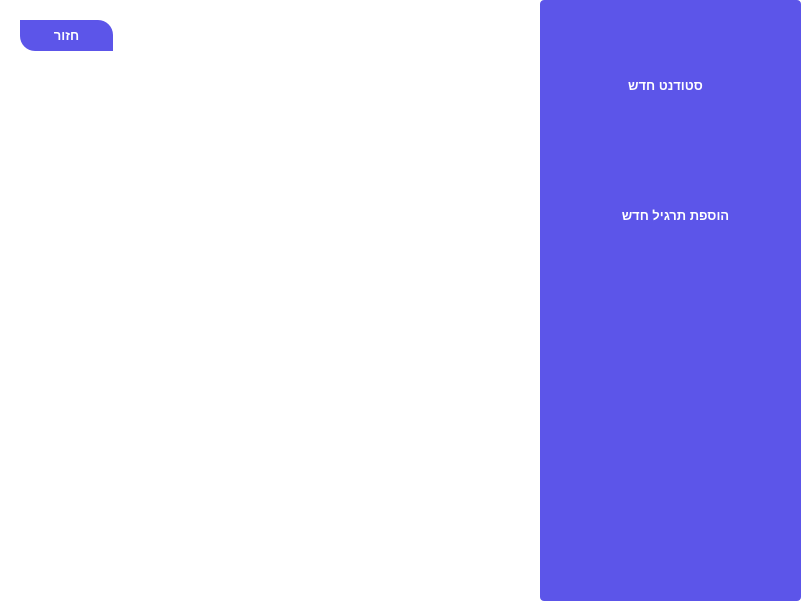
    <widget class="QWidget" name="page_5">
     <property name="styleSheet">
      <string notr="true">background-color: #fff;
	color: red;
</string>
     </property>
     <widget class="QListView" name="listView_9">
      <property name="geometry">
       <rect>
        <x>540</x>
        <y>0</y>
        <width>261</width>
        <height>601</height>
       </rect>
      </property>
      <property name="styleSheet">
       <string notr="true">background-color: #5c55e9;
	color: #fff;
	font-size: 14px;
	font-weight: bold;
	show-decoration-selected: 0;
	border-radius: 4px;
	padding-left: -15px;
	padding-right: -15px;
	padding-top: 5px;</string>
      </property>
     </widget>
     <widget class="QLabel" name="label_16">
      <property name="geometry">
       <rect>
        <x>-10</x>
        <y>-10</y>
        <width>541</width>
        <height>601</height>
       </rect>
      </property>
      <property name="styleSheet">
       <string notr="true"> image: url(&quot;:/images/Lec4.jpg&quot;);</string>
      </property>
      <property name="text">
       <string/>
      </property>
     </widget>
     <widget class="QPushButton" name="pushButton_33">
      <property name="geometry">
       <rect>
        <x>20</x>
        <y>20</y>
        <width>93</width>
        <height>31</height>
       </rect>
      </property>
      <property name="styleSheet">
       <string notr="true">QPushButton
{
	background-color: #5c55e9;
	color: #fff;
	font-size: 13px;
	font-weight: bold;
	border-top-right-radius: 15px;
	border-top-left-radius: 0px;
	border-bottom-right-radius: 0px;
	border-bottom-left-radius: 15px;
	padding: 10px;

}


QPushButton::disabled
{
	background-color: #5c5c5c;

}


QPushButton::hover
{
	background-color: #5564f2;

}


QPushButton::pressed
{
	background-color: #3d4ef2;

}
</string>
      </property>
      <property name="text">
       <string>חזור</string>
      </property>
     </widget>
     <widget class="QPushButton" name="pushButton_31">
      <property name="geometry">
       <rect>
        <x>590</x>
        <y>190</y>
        <width>171</width>
        <height>51</height>
       </rect>
      </property>
      <property name="styleSheet">
       <string notr="true">QPushButton
{
	background-color: #5c55e9;
	color: #fff;
	font-size: 13px;
	font-weight: bold;
	border-top-right-radius: 15px;
	border-top-left-radius: 0px;
	border-bottom-right-radius: 0px;
	border-bottom-left-radius: 15px;
	padding: 10px;

}


QPushButton::disabled
{
	background-color: #5c5c5c;

}


QPushButton::hover
{
	background-color: #5564f2;

}


QPushButton::pressed
{
	background-color: #3d4ef2;

}</string>
      </property>
      <property name="text">
       <string>הוספת תרגיל חדש</string>
      </property>
     </widget>
     <widget class="QPushButton" name="pushButton_32">
      <property name="geometry">
       <rect>
        <x>580</x>
        <y>50</y>
        <width>171</width>
        <height>71</height>
       </rect>
      </property>
      <property name="styleSheet">
       <string notr="true">QPushButton
{
	background-color: #5c55e9;
	color: #fff;
	font-size: 13px;
	font-weight: bold;
	border-top-right-radius: 15px;
	border-top-left-radius: 0px;
	border-bottom-right-radius: 0px;
	border-bottom-left-radius: 15px;
	padding: 10px;

}


QPushButton::disabled
{
	background-color: #5c5c5c;

}


QPushButton::hover
{
	background-color: #5564f2;

}


QPushButton::pressed
{
	background-color: #3d4ef2;

}</string>
      </property>
      <property name="text">
       <string>סטודנט חדש</string>
      </property>
     </widget>
    </widget>
